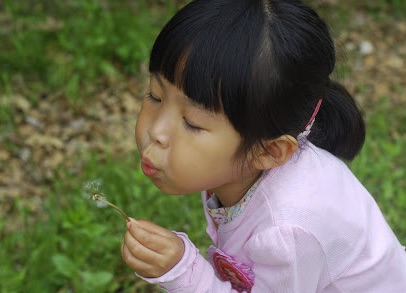
#> input picture img/girl.jpg, 406 x 293 px, found by its file name
$ python remap_barrel.py
#> lines starting #> are read from the running program, lines starting #| are printed output that depends on the picture
"""
opencv

출처

제목: 파이썬으로 만드는 OpenCV 프로젝트
저자: 이세우
출판: 프로그래밍인사이트
"""
"""
요약

[예제 5-13] 방사 왜곡 효과
"""
import cv2
import numpy as np

# k1, k2, k3 = 0.5, 0.2, 0.2
k1, k2, k3 = -0.3, 0, 0

img = cv2.imread(filename="../img/girl.jpg")
#> img is the input picture: shape (293, 406, 3); mean B, G, R 82.4, 104.7, 105.5
rows, cols = img.shape[:2]
#> rows = 293; cols = 406

mapy, mapx = np.indices(dimensions=(rows, cols), dtype=np.float32)

mapx = 2 * mapx / (cols - 1) - 1
mapy = 2 * mapy / (rows - 1) - 1

r, theta = cv2.cartToPolar(x=mapx, y=mapy)

ru = r * (1 + k1 * r ** 2 + k2 * r ** 4 + k3 * r ** 6)

mapx, mapy = cv2.polarToCart(magnitude=ru, angle=theta)

mapx = (mapx + 1) * (cols - 1) / 2
mapy = (mapy + 1) * (rows - 1) / 2

distorted = cv2.remap(src=img, map1=mapx, map2=mapy, interpolation=cv2.INTER_LINEAR)
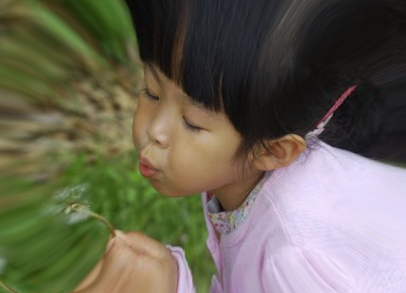
#> distorted: shape (293, 406, 3); mean B, G, R 85.7, 101.8, 105.8

cv2.imshow(winname="origin", mat=img)
cv2.imshow(winname="distorted", mat=distorted)
cv2.waitKey()
cv2.destroyAllWindows()
